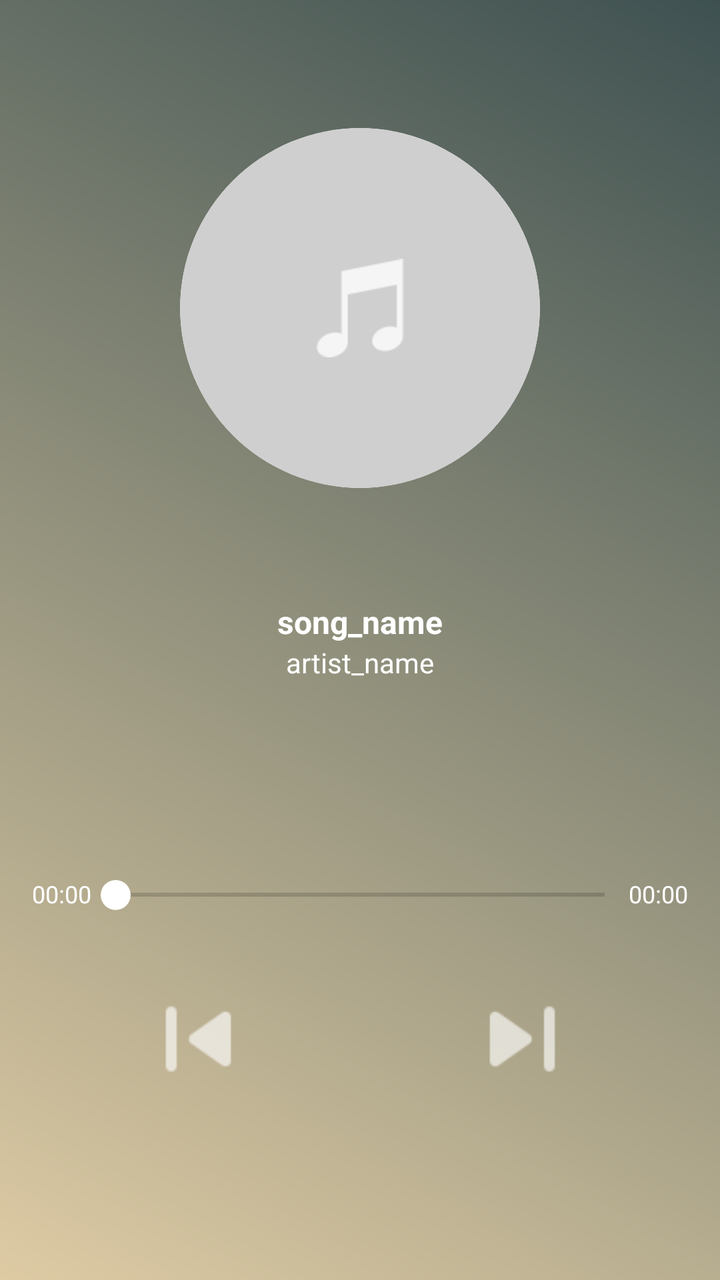
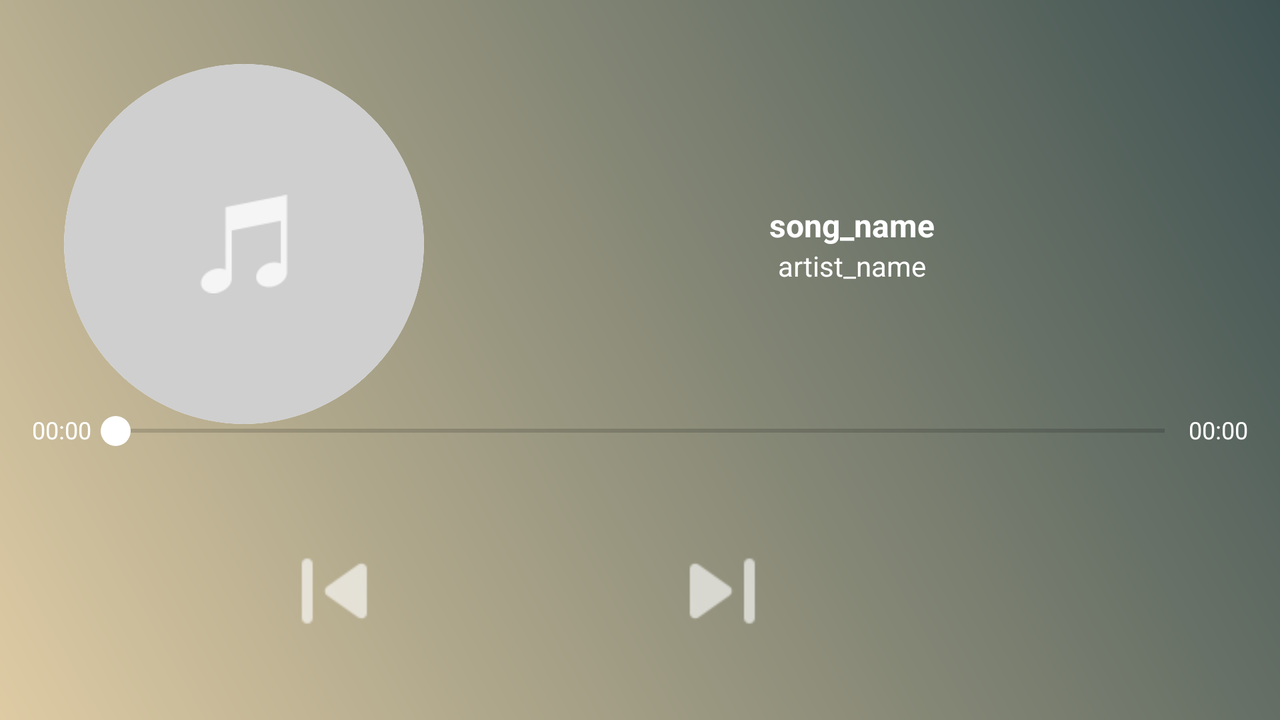

Compare how this app lays out the same screen by default and in its alternative resource folder. The renders come first, then the two layout files and the values they reference.
<!-- AndroidManifest.xml: application theme AppTheme -->
<!-- res/layout/fragment_song_play.xml -->
<?xml version="1.0" encoding="utf-8"?>
<androidx.constraintlayout.widget.ConstraintLayout xmlns:android="http://schemas.android.com/apk/res/android"
    xmlns:app="http://schemas.android.com/apk/res-auto"
    xmlns:tools="http://schemas.android.com/tools"
    android:layout_width="match_parent"
    android:layout_height="match_parent"
    android:background="@drawable/background_gradient"
    tools:context=".controller.fragment.SongPlayFragment">

    <androidx.cardview.widget.CardView
        android:id="@+id/cardView"
        android:layout_width="180dp"
        android:layout_height="180dp"
        android:layout_marginTop="64dp"
        app:cardCornerRadius="90dp"
        app:cardElevation="0dp"
        app:layout_constraintEnd_toEndOf="parent"
        app:layout_constraintStart_toStartOf="parent"
        app:layout_constraintTop_toTopOf="parent">

        <ImageView
            android:id="@+id/song_icon"
            android:layout_width="match_parent"
            android:layout_height="match_parent"
            app:srcCompat="@drawable/shape_play_page" />
    </androidx.cardview.widget.CardView>

    <TextView
        android:id="@+id/song_title"
        android:layout_width="0dp"
        android:layout_height="wrap_content"
        android:layout_marginStart="16dp"
        android:layout_marginTop="56dp"
        android:layout_marginEnd="16dp"
        android:ellipsize="end"
        android:gravity="center"
        android:maxLines="1"
        android:textColor="#FFFFFF"
        android:textSize="16sp"
        android:textStyle="bold"
        app:layout_constraintEnd_toEndOf="parent"
        app:layout_constraintStart_toStartOf="parent"
        app:layout_constraintTop_toBottomOf="@+id/cardView"
        tools:text="song_name" />

    <TextView
        android:id="@+id/song_artist"
        android:layout_width="0dp"
        android:layout_height="wrap_content"
        android:layout_marginStart="40dp"
        android:layout_marginEnd="40dp"
        android:ellipsize="end"
        android:gravity="center"
        android:maxLines="1"
        android:textColor="#FFFFFF"
        app:layout_constraintEnd_toEndOf="parent"
        app:layout_constraintHorizontal_bias="0.5"
        app:layout_constraintStart_toStartOf="parent"
        app:layout_constraintTop_toBottomOf="@+id/song_title"
        tools:text="artist_name" />

    <SeekBar
        android:id="@+id/seekBar"
        android:layout_width="0dp"
        android:layout_height="wrap_content"
        android:layout_marginBottom="32dp"
        android:paddingStart="12dip"
        android:paddingEnd="12dip"
        android:thumb="@drawable/thumb_custom_shape"
        app:layout_constraintBottom_toTopOf="@+id/play_song"
        app:layout_constraintEnd_toStartOf="@+id/song_duration"
        app:layout_constraintHorizontal_bias="1.0"
        app:layout_constraintStart_toEndOf="@+id/elapsed_time" />

    <TextView
        android:id="@+id/elapsed_time"
        android:layout_width="wrap_content"
        android:layout_height="wrap_content"
        android:layout_marginStart="16dp"
        android:layout_marginBottom="32dp"
        android:text="00:00"
        android:textColor="#FFFFFF"
        android:textSize="12sp"
        app:layout_constraintBottom_toTopOf="@+id/play_song"
        app:layout_constraintStart_toStartOf="parent" />

    <TextView
        android:id="@+id/song_duration"
        android:layout_width="wrap_content"
        android:layout_height="wrap_content"
        android:layout_marginEnd="16dp"
        android:layout_marginBottom="32dp"
        android:text="00:00"
        android:textColor="#FFFFFF"
        android:textSize="12sp"
        app:layout_constraintBottom_toTopOf="@+id/play_song"
        app:layout_constraintEnd_toEndOf="parent" />

    <ImageButton
        android:id="@+id/play_song"
        android:layout_width="65dp"
        android:layout_height="65dp"
        android:layout_marginStart="8dp"
        android:layout_marginEnd="8dp"
        android:layout_marginBottom="24dp"
        android:background="@null"
        android:scaleType="fitCenter"
        android:tint="#FFFFFF"
        app:layout_constraintBottom_toTopOf="@+id/repeat_shuffle"
        app:layout_constraintEnd_toStartOf="@+id/next_song"
        app:layout_constraintHorizontal_bias="0.5"
        app:layout_constraintStart_toEndOf="@+id/previous_song"
        app:srcCompat="@drawable/ic_play" />

    <ImageButton
        android:id="@+id/next_song"
        android:layout_width="65dp"
        android:layout_height="65dp"
        android:layout_marginStart="8dp"
        android:layout_marginBottom="24dp"
        android:background="@null"
        android:scaleType="fitCenter"
        android:tint="#FFFFFF"
        app:layout_constraintBottom_toTopOf="@+id/repeat_shuffle"
        app:layout_constraintEnd_toEndOf="parent"
        app:layout_constraintHorizontal_bias="0.5"
        app:layout_constraintStart_toEndOf="@+id/play_song"
        app:srcCompat="@drawable/ic_next" />

    <ImageButton
        android:id="@+id/previous_song"
        android:layout_width="65dp"
        android:layout_height="65dp"
        android:layout_marginEnd="8dp"
        android:layout_marginBottom="24dp"
        android:background="@null"
        android:scaleType="fitCenter"
        android:tint="#FFFFFF"
        app:layout_constraintBottom_toTopOf="@+id/repeat_shuffle"
        app:layout_constraintEnd_toStartOf="@+id/play_song"
        app:layout_constraintHorizontal_bias="0.5"
        app:layout_constraintHorizontal_chainStyle="packed"
        app:layout_constraintStart_toStartOf="parent"
        app:srcCompat="@drawable/ic_previous" />

    <ImageButton
        android:id="@+id/repeat_shuffle"
        android:layout_width="40dp"
        android:layout_height="40dp"
        android:layout_marginBottom="24dp"
        android:background="@null"
        android:scaleType="fitCenter"
        android:tint="#FFFFFF"
        app:layout_constraintBottom_toBottomOf="parent"
        app:layout_constraintEnd_toEndOf="parent"
        app:layout_constraintStart_toStartOf="parent"
        app:srcCompat="@drawable/ic_repeat" />

</androidx.constraintlayout.widget.ConstraintLayout>
<!-- resources referenced by this layout -->
<resources>
  <!-- drawable background_gradient (drawable) -->
  <?xml version="1.0" encoding="utf-8"?>
  <shape xmlns:android="http://schemas.android.com/apk/res/android"
      android:shape="rectangle">
      <gradient android:startColor="#3E5151" android:endColor="#decba4"
          android:angle="225"/>
  </shape>
  <!-- drawable ic_next: png bitmap (drawable-hdpi, 219 bytes) -->
  <!-- drawable ic_previous: png bitmap (drawable-hdpi, 225 bytes) -->
  <!-- drawable shape_play_page (drawable-v24) -->
  <?xml version="1.0" encoding="utf-8"?>
  <layer-list xmlns:android="http://schemas.android.com/apk/res/android">
      <item>
          <shape android:shape="oval">
              <solid android:color="#CFCFCF" />
  
          </shape>
      </item>
      <item
          android:bottom="32dp"
          android:drawable="@drawable/ic_song"
          android:left="32dp"
          android:right="32dp"
          android:top="32dp">
      </item>
  </layer-list>
  <!-- drawable thumb_custom_shape (drawable) -->
  <?xml version="1.0" encoding="utf-8"?>
  <shape xmlns:android="http://schemas.android.com/apk/res/android"
      android:shape="oval">
      <solid android:color="#FFFFFF"/>
      <size android:width="15dp" android:height="15dp"/>
  </shape>
  <style name="AppTheme" parent="Theme.MaterialComponents.Light.DarkActionBar">
          
          <item name="colorPrimary">@color/colorPrimary</item>
          <item name="colorPrimaryDark">@color/colorPrimaryDark</item>
          <item name="colorAccent">@color/colorAccent</item>
      </style>
  <!-- drawable ic_song: png bitmap (drawable-hdpi, 391 bytes) -->
  <color name="colorPrimary">#6200EE</color>
  <color name="colorPrimaryDark">#3700B3</color>
  <color name="colorAccent">#03DAC5</color>
</resources>
<!-- res/layout-land/fragment_song_play.xml (the repository's variant of the layout above) -->
<!-- drawn on the phone turned sideways -->
<?xml version="1.0" encoding="utf-8"?>
<androidx.constraintlayout.widget.ConstraintLayout xmlns:android="http://schemas.android.com/apk/res/android"
    xmlns:app="http://schemas.android.com/apk/res-auto"
    xmlns:tools="http://schemas.android.com/tools"
    android:layout_width="match_parent"
    android:layout_height="match_parent"
    android:background="@drawable/background_gradient"
    tools:context=".controller.fragment.SongPlayFragment">

    <androidx.cardview.widget.CardView
        android:id="@+id/cardView"
        android:layout_width="180dp"
        android:layout_height="180dp"
        android:layout_marginStart="32dp"
        android:layout_marginTop="32dp"
        app:cardCornerRadius="90dp"
        app:cardElevation="0dp"
        app:layout_constraintStart_toStartOf="parent"
        app:layout_constraintTop_toTopOf="parent">

        <ImageView
            android:id="@+id/song_icon"
            android:layout_width="match_parent"
            android:layout_height="match_parent"
            app:srcCompat="@drawable/shape_play_page" />
    </androidx.cardview.widget.CardView>

    <TextView
        android:id="@+id/song_title"
        android:layout_width="0dp"
        android:layout_height="wrap_content"
        android:layout_marginStart="32dp"
        android:layout_marginEnd="32dp"
        android:ellipsize="end"
        android:gravity="center"
        android:maxLines="1"
        android:textColor="#FFFFFF"
        android:textSize="16sp"
        android:textStyle="bold"
        app:layout_constraintBottom_toTopOf="@+id/song_artist"
        app:layout_constraintEnd_toEndOf="parent"
        app:layout_constraintHorizontal_bias="0.5"
        app:layout_constraintStart_toEndOf="@+id/cardView"
        app:layout_constraintTop_toTopOf="@+id/cardView"
        app:layout_constraintVertical_chainStyle="packed"
        tools:text="song_name" />

    <TextView
        android:id="@+id/song_artist"
        android:layout_width="0dp"
        android:layout_height="wrap_content"
        android:layout_marginStart="32dp"
        android:layout_marginEnd="32dp"
        android:ellipsize="end"
        android:gravity="center"
        android:maxLines="1"
        android:textColor="#FFFFFF"
        app:layout_constraintBottom_toBottomOf="@+id/cardView"
        app:layout_constraintEnd_toEndOf="parent"
        app:layout_constraintHorizontal_bias="0.5"
        app:layout_constraintStart_toEndOf="@+id/cardView"
        app:layout_constraintTop_toBottomOf="@+id/song_title"
        tools:text="artist_name" />

    <SeekBar
        android:id="@+id/seekBar"
        android:layout_width="0dp"
        android:layout_height="wrap_content"
        android:layout_marginBottom="40dp"
        android:paddingStart="12dip"
        android:paddingEnd="12dip"
        android:thumb="@drawable/thumb_custom_shape"
        app:layout_constraintBottom_toTopOf="@+id/play_song"
        app:layout_constraintEnd_toStartOf="@+id/song_duration"
        app:layout_constraintHorizontal_bias="1.0"
        app:layout_constraintStart_toEndOf="@+id/elapsed_time" />

    <TextView
        android:id="@+id/elapsed_time"
        android:layout_width="wrap_content"
        android:layout_height="wrap_content"
        android:layout_marginStart="16dp"
        android:layout_marginBottom="40dp"
        android:text="00:00"
        android:textColor="#FFFFFF"
        android:textSize="12sp"
        app:layout_constraintBottom_toTopOf="@+id/play_song"
        app:layout_constraintStart_toStartOf="parent" />

    <TextView
        android:id="@+id/song_duration"
        android:layout_width="wrap_content"
        android:layout_height="wrap_content"
        android:layout_marginEnd="16dp"
        android:layout_marginBottom="40dp"
        android:text="00:00"
        android:textColor="#FFFFFF"
        android:textSize="12sp"
        app:layout_constraintBottom_toTopOf="@+id/play_song"
        app:layout_constraintEnd_toEndOf="parent" />

    <ImageButton
        android:id="@+id/play_song"
        android:layout_width="65dp"
        android:layout_height="65dp"
        android:layout_marginStart="16dp"
        android:layout_marginEnd="16dp"
        android:layout_marginBottom="32dp"
        android:background="@null"
        android:scaleType="fitCenter"
        android:tint="#FFFFFF"
        app:layout_constraintBottom_toBottomOf="parent"
        app:layout_constraintEnd_toStartOf="@+id/next_song"
        app:layout_constraintHorizontal_bias="0.5"
        app:layout_constraintStart_toEndOf="@+id/previous_song"
        app:srcCompat="@drawable/ic_play" />

    <ImageButton
        android:id="@+id/next_song"
        android:layout_width="65dp"
        android:layout_height="65dp"
        android:layout_marginStart="16dp"
        android:layout_marginBottom="32dp"
        android:background="@null"
        android:scaleType="fitCenter"
        android:tint="#FFFFFF"
        app:layout_constraintBottom_toBottomOf="parent"
        app:layout_constraintEnd_toStartOf="@+id/repeat_shuffle"
        app:layout_constraintHorizontal_bias="0.5"
        app:layout_constraintStart_toEndOf="@+id/play_song"
        app:srcCompat="@drawable/ic_next" />

    <ImageButton
        android:id="@+id/previous_song"
        android:layout_width="65dp"
        android:layout_height="65dp"
        android:layout_marginEnd="16dp"
        android:layout_marginBottom="32dp"
        android:background="@null"
        android:scaleType="fitCenter"
        android:tint="#FFFFFF"
        app:layout_constraintBottom_toBottomOf="parent"
        app:layout_constraintEnd_toStartOf="@+id/play_song"
        app:layout_constraintHorizontal_bias="0.5"
        app:layout_constraintHorizontal_chainStyle="packed"
        app:layout_constraintStart_toStartOf="parent"
        app:srcCompat="@drawable/ic_previous" />

    <ImageButton
        android:id="@+id/repeat_shuffle"
        android:layout_width="40dp"
        android:layout_height="40dp"
        android:layout_marginEnd="72dp"
        android:background="@null"
        android:scaleType="fitCenter"
        android:tint="#FFFFFF"
        app:layout_constraintBottom_toBottomOf="@+id/next_song"
        app:layout_constraintEnd_toEndOf="parent"
        app:layout_constraintTop_toTopOf="@+id/next_song"
        app:srcCompat="@drawable/ic_repeat" />

</androidx.constraintlayout.widget.ConstraintLayout>
